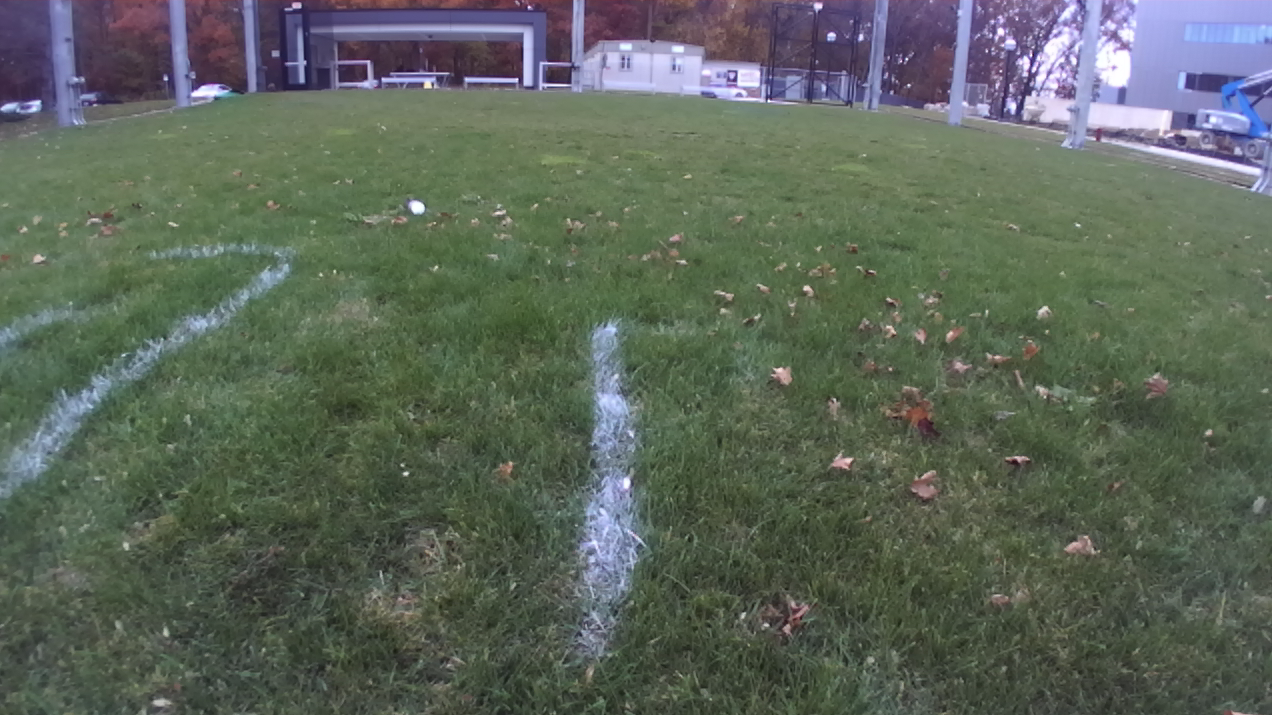
#> input picture polynomial_fit_testing/assets/Im1.png, 1272 x 715 px, found by its file name
$ python cv_lane_finding_test.py   (older library calls are emulated)
#> lines starting #> are read from the running program, lines starting #| are printed output that depends on the picture; after the words box and inside, x2 and y2 are one past the last pixel; in counts of white or black regions, pixels touching at a corner belong together
import os
import glob

import cv2
import numpy as np
import matplotlib.pyplot as plt

from moviepy.editor import VideoFileClip

# Lane Driving Pipeline
# Distortion Corrected Image

TEST_IMG = "/Users/mattsaraceno/Desktop/computer_vision/polynomial_fit_testing/assets/Im1.png"
lane_test_img = cv2.imread(TEST_IMG,cv2.IMREAD_COLOR)
#> lane_test_img is the input picture: shape (715, 1272, 3); mean B, G, R 89.6, 101.7, 91.7
lane_test_img_rgb = cv2.cvtColor(lane_test_img, cv2.COLOR_BGR2RGB)


f, axarr = plt.subplots(2,2)
f.set_size_inches(17, 10)
axarr[0, 0].imshow(lane_test_img_rgb)
axarr[0, 1].imshow(lane_test_img_rgb)
axarr[0, 0].set_title("Original Image")
axarr[0, 1].set_title("Undistorted Image")
axarr[0, 0].axis('off')
axarr[0, 1].axis('off')


# Threshold Binary Image
GRADIENT_THRESH = (20, 100)
S_CHANNEL_THRESH = (80, 255)
L_CHANNEL_THRESH = (80, 255)
B_CHANNEL_THRESH = (150, 200)
L2_CHANNEL_THRESH = (225, 255)
def seperate_hls(rgb_img):
    hls = cv2.cvtColor(rgb_img, cv2.COLOR_RGB2HLS)
    h = hls[:,:,0]
    l = hls[:,:,1]
    s = hls[:,:,2]
    return h, l, s

def seperate_lab(rgb_img):
    lab = cv2.cvtColor(rgb_img, cv2.COLOR_RGB2Lab)
    l = lab[:,:,0]
    a = lab[:,:,1]
    b = lab[:,:,2]
    return l, a, b

def seperate_luv(rgb_img):
    luv = cv2.cvtColor(rgb_img, cv2.COLOR_BGR2Luv)
    l = luv[:,:,0]
    u = luv[:,:,1]
    v = luv[:,:,2]
    return l, u, v

def binary_threshold_lab_luv(rgb_img, bthresh, lthresh):
    l, a, b = seperate_lab(rgb_img)
    l2, u, v = seperate_luv(rgb_img)
    binary = np.zeros_like(l)
    binary[
        ((b > bthresh[0]) & (b <= bthresh[1])) |
        ((l2 > lthresh[0]) & (l2 <= lthresh[1]))
    ] = 1
    return binary

# [8 lines left out: function binary_threshold_hls, not called in this run]

def gradient_threshold(channel, thresh):
    # Take the derivative in x
    sobelx = cv2.Sobel(channel, cv2.CV_64F, 1, 0)
    # Absolute x derivative to accentuate lines away from horizontal
    abs_sobelx = np.absolute(sobelx)
    scaled_sobel = np.uint8(255*abs_sobelx/np.max(abs_sobelx))
    # Threshold gradient channel
    sxbinary = np.zeros_like(scaled_sobel)
    sxbinary[(scaled_sobel >= thresh[0]) & (scaled_sobel <= thresh[1])] = 1
    return sxbinary

# LAB and LUV channel threshold
s_binary = binary_threshold_lab_luv(lane_test_img_rgb, B_CHANNEL_THRESH, L2_CHANNEL_THRESH)
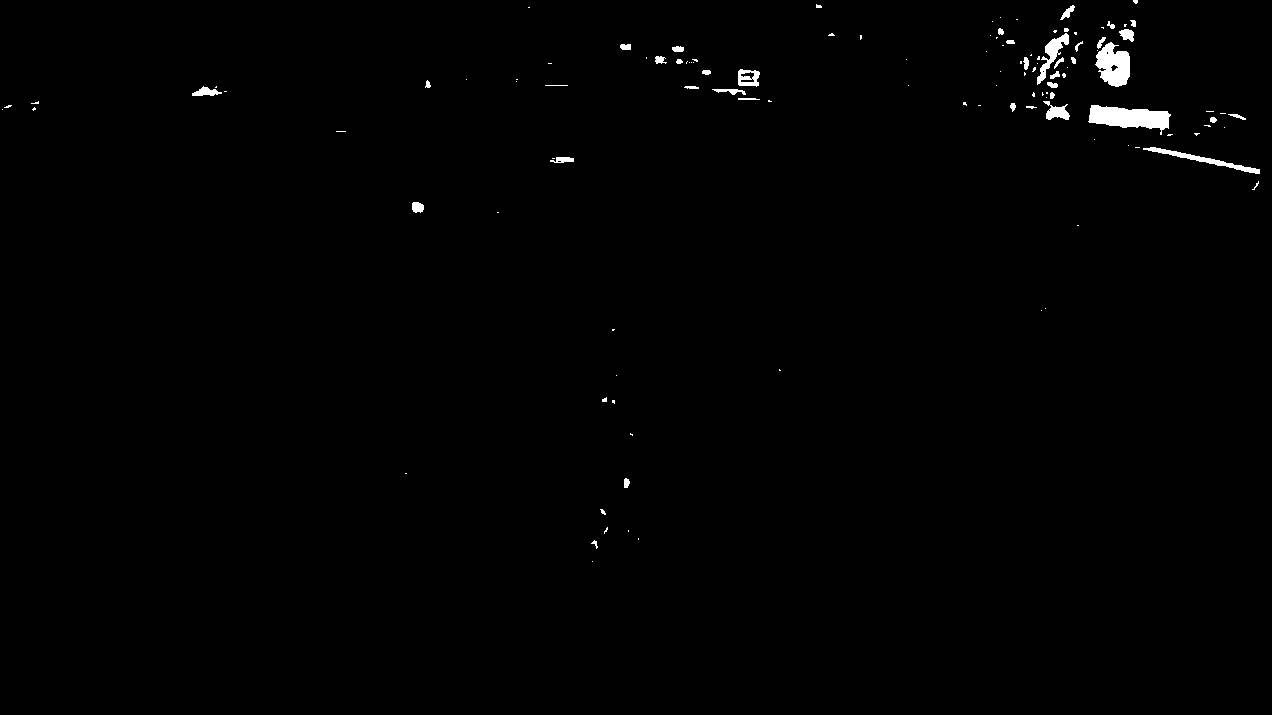
#> s_binary: shape (715, 1272); values 0 (black) and 1 (white), 0.69% white; 120 white regions (80 under 20 px), largest, box (x1, y1, x2, y2) and area: (1088, 105, 1171, 135) 1448, (1095, 42, 1130, 87) 1061, (1143, 147, 1260, 174) 558

# Gradient threshold on S channel
h, l, s = seperate_hls(lane_test_img_rgb)
sxbinary = gradient_threshold(s, GRADIENT_THRESH)
#> sxbinary: shape (715, 1272); values 0 (black) and 1 (white), 2.5% white in thin lines or dots


# Combine two binary images to view their contribution in green and red
color_binary = np.dstack((sxbinary, s_binary, np.zeros_like(sxbinary))) * 255

# Draw figure for binary images
f, axarr = plt.subplots(2,4)
f.set_size_inches(25, 8)
axarr[0, 0].imshow(lane_test_img_rgb)
axarr[0, 1].imshow(s_binary, cmap='gray')
axarr[0, 2].imshow(sxbinary, cmap='gray')
axarr[0, 3].imshow(color_binary)
axarr[0, 0].set_title("Undistorted Image")
axarr[0, 1].set_title("B/L Channel Binary")
axarr[0, 2].set_title("Gradient Threshold S/L-Channel Binary")
axarr[0, 3].set_title("Combined Binary")
axarr[0, 0].axis('off')
axarr[0, 1].axis('off')
axarr[0, 2].axis('off')
axarr[0, 3].axis('off')

# Perspective transform
IMG_SIZE = lane_test_img_rgb.shape[::-1][1:]
OFFSET = 300

PRES_SRC_PNTS = np.float32([
    (596, 447), # Top-left corner
    (190, 720), # Bottom-left corner
    (1125, 720), # Bottom-right corner
    (685, 447) # Top-right corner
])

PRES_DST_PNTS = np.float32([
    [OFFSET, 0],
    [OFFSET, IMG_SIZE[1]],
    [IMG_SIZE[0]-OFFSET, IMG_SIZE[1]],
    [IMG_SIZE[0]-OFFSET, 0]
])

lane_test_img_rgb_cp = lane_test_img_rgb.copy()
plt.figure(figsize = (15, 15))
plt.imshow(cv2.polylines(lane_test_img_rgb_cp, np.int32([PRES_SRC_PNTS]), True, (255,0,0), 3));
#> lane_test_img_rgb_cp: shape (715, 1272, 3); mean R, G, B 92.8, 101.2, 89.2

M = cv2.getPerspectiveTransform(PRES_SRC_PNTS, PRES_DST_PNTS)
M_INV = cv2.getPerspectiveTransform(PRES_DST_PNTS, PRES_SRC_PNTS)
warped = cv2.warpPerspective(lane_test_img_rgb, M, IMG_SIZE, flags=cv2.INTER_LINEAR)

warped_cp = warped.copy()
warped_poly = cv2.polylines(warped_cp, np.int32([PRES_DST_PNTS]), True, (255,0,0), 3)
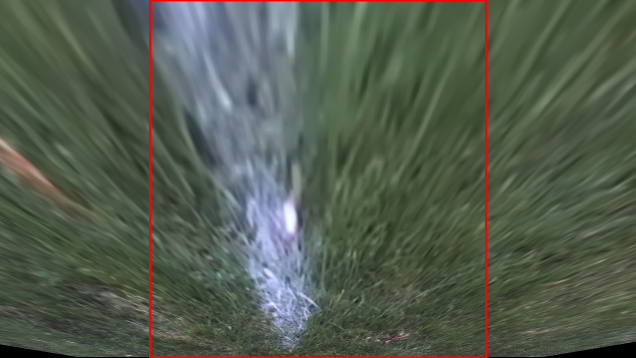
#> warped_poly: shape (715, 1272, 3) (shown at 1/2 size); mean R, G, B 83.6, 93.2, 78.8

# Draw figure for the two warped lane lines
f, axarr = plt.subplots(1,2)
f.set_size_inches(18, 5)
axarr[0].imshow(warped_poly)
axarr[0].set_title("Warped result with destination points Drawn")
axarr[1].set_title("Warped result with destination points Drawn 2");

# Lane Line Identification
N_WINDOWS = 10
MARGIN = 100
RECENTER_MINPIX = 50

# Define conversions in x and y from pixels space to meters
YM_PER_PIX = 30 / 720 # meters per pixel in y dimension
XM_PER_PIX = 3.7 / 700 # meters per pixel in x dimension

def histo_peak(histo):
    """Find left and right peaks of histogram"""
    midpoint = np.int(histo.shape[0]/2)
    leftx_base = np.argmax(histo[:midpoint])
    rightx_base = np.argmax(histo[midpoint:]) + midpoint
    return leftx_base, rightx_base

def get_lane_indices_sliding_windows(binary_warped, leftx_base, rightx_base, n_windows, margin, recenter_minpix):
    """Get lane line pixel indices by using sliding window technique"""
    # Create an output image to draw on and  visualize the result
    out_img = np.dstack((binary_warped, binary_warped, binary_warped))*255
    out_img = out_img.copy()
    # Set height of windows
    window_height = np.int(binary_warped.shape[0]/n_windows)

    # Identify the x and y positions of all nonzero pixels in the image
    nonzero = binary_warped.nonzero()
    nonzeroy = np.array(nonzero[0])
    nonzerox = np.array(nonzero[1])


    # Create empty lists to receive left and right lane pixel indices
    left_lane_inds = []
    right_lane_inds = []
    # Current positions to be updated for each window
    leftx_current = leftx_base
    rightx_current = rightx_base

    for window in range(n_windows):
        # Identify window boundaries in x and y (and right and left)
        win_y_low = binary_warped.shape[0] - (window + 1) * window_height
        win_y_high = binary_warped.shape[0] - window * window_height
        win_xleft_low = leftx_current - margin
        win_xleft_high = leftx_current + margin
        win_xright_low = rightx_current - margin
        win_xright_high = rightx_current + margin
        cv2.rectangle(out_img,(win_xleft_low,win_y_low),(win_xleft_high,win_y_high), (0,255,0), 2)
        cv2.rectangle(out_img,(win_xright_low,win_y_low),(win_xright_high,win_y_high), (0,255,0), 2)
        # Identify the nonzero pixels in x and y within the window
        good_left_inds = ((nonzeroy >= win_y_low) & (nonzeroy < win_y_high) &
                          (nonzerox >= win_xleft_low) &  (nonzerox < win_xleft_high)).nonzero()[0]
        good_right_inds = ((nonzeroy >= win_y_low) & (nonzeroy < win_y_high) &
                           (nonzerox >= win_xright_low) &  (nonzerox < win_xright_high)).nonzero()[0]
        # Append these indices to the lists
        left_lane_inds.append(good_left_inds)
        right_lane_inds.append(good_right_inds)
        # If you found > minpix pixels, recenter next window on their mean position
        if len(good_left_inds) > recenter_minpix:
            leftx_current = np.int(np.mean(nonzerox[good_left_inds]))
        if len(good_right_inds) > recenter_minpix:
            rightx_current = np.int(np.mean(nonzerox[good_right_inds]))

    # Concatenate the arrays of indices
    left_lane_inds = np.concatenate(left_lane_inds)
    right_lane_inds = np.concatenate(right_lane_inds)
    return left_lane_inds, right_lane_inds, nonzerox, nonzeroy, out_img

def get_lane_indices_from_prev_window(binary_warped_img, left_fit, right_fit, margin):
    """Detect lane line by searching around detection of previous sliding window detection"""
    nonzero = binary_warped.nonzero()
    nonzeroy = np.array(nonzero[0])
    nonzerox = np.array(nonzero[1])

    left_lane_inds = ((nonzerox > (left_fit[0]*(nonzeroy**2) + left_fit[1]*nonzeroy +
    left_fit[2] - margin)) & (nonzerox < (left_fit[0]*(nonzeroy**2) +
    left_fit[1]*nonzeroy + left_fit[2] + margin)))
    right_lane_inds = ((nonzerox > (right_fit[0]*(nonzeroy**2) + right_fit[1]*nonzeroy +
    right_fit[2] - margin)) & (nonzerox < (right_fit[0]*(nonzeroy**2) +
    right_fit[1]*nonzeroy + right_fit[2] + margin)))

    # Again, extract left and right line pixel positions
    leftx = nonzerox[left_lane_inds]
    lefty = nonzeroy[left_lane_inds]
    rightx = nonzerox[right_lane_inds]
    righty = nonzeroy[right_lane_inds]

    # Fit a second order polynomial to each
    left_fit = np.polyfit(lefty, leftx, 2)
    right_fit = np.polyfit(righty, rightx, 2)

    # Generate x and y values for plotting
    ploty = np.linspace(0, binary_warped.shape[0]-1, binary_warped.shape[0] )
    left_fitx = left_fit[0]*ploty**2 + left_fit[1]*ploty + left_fit[2]
    right_fitx = right_fit[0]*ploty**2 + right_fit[1]*ploty + right_fit[2]
    return left_lane_inds, right_lane_inds, ploty, left_fitx, right_fitx

# Warp binary image of lane line
binary_warped = cv2.warpPerspective(s_binary, M, IMG_SIZE, flags=cv2.INTER_LINEAR)
#> binary_warped: shape (715, 1272); values 0 (black) and 1 (white), 0.12% white; 7 white regions (3 under 20 px), largest, box (x1, y1, x2, y2) and area: (569, 407, 592, 463) 897, (529, 539, 548, 555) 119, (539, 604, 554, 616) 66, (555, 581, 562, 594) 39

# Calculate histogram of lane line pixels
histogram = np.sum(binary_warped[int(binary_warped.shape[0]/2):,:], axis=0)
#> histogram = 1272 values, max 55 at index 576, min 0 at index 0, mean 0.891

# Draw figure for warped binary and histogram
f, axarr = plt.subplots(2,2)
f.set_size_inches(18, 10)
axarr[0, 0].imshow(binary_warped, cmap='gray')
axarr[0, 1].plot(histogram)
axarr[0, 0].set_title("Warped Binary Lane Line")
axarr[0, 1].set_title("Histogram of Lane line Pixels")

leftx_base, rightx_base = histo_peak(histogram)
#> in histo_peak, `leftx_base = np.argmax(histo[:midpoint])`: leftx_base = 576
#> in histo_peak, `rightx_base = np.argmax(histo[midpoint:]) + midpoint`: rightx_base = 636
#> leftx_base = 576; rightx_base = 636
left_lane_inds, right_lane_inds, nonzerox, nonzeroy, out_img = get_lane_indices_sliding_windows(
    binary_warped, leftx_base, rightx_base, N_WINDOWS, MARGIN, RECENTER_MINPIX)
#> in get_lane_indices_sliding_windows, `nonzero = binary_warped.nonzero()`: nonzero = 1133 positions, rows 407 to 631, columns 529 to 622
#> in get_lane_indices_sliding_windows, `nonzeroy = np.array(nonzero[0])`: nonzeroy = 1133 values from 407 to 631
#> in get_lane_indices_sliding_windows, `nonzerox = np.array(nonzero[1])`: nonzerox = 1133 values, max 622 at index 1062, min 529 at index 902, mean 572.8
#> in get_lane_indices_sliding_windows, `leftx_current = leftx_base`: leftx_current = 576
#> in get_lane_indices_sliding_windows, `rightx_current = rightx_base`: rightx_current = 636
#> the loop in get_lane_indices_sliding_windows, `for window in range(n_windows):` made 10 passes
#> (win_xleft_low, win_xleft_high, win_xright_low, win_xright_high, leftx_current, rightx_current) on passes 2 to 5: (476, 676, 536, 736, 555, 555), (455, 655, 455, 655, 538, 538), (438, 638, 438, 638, 580, 580), (480, 680, 480, 680, 577, 577)
#> after the loop in get_lane_indices_sliding_windows, `for window in range(n_windows):`:
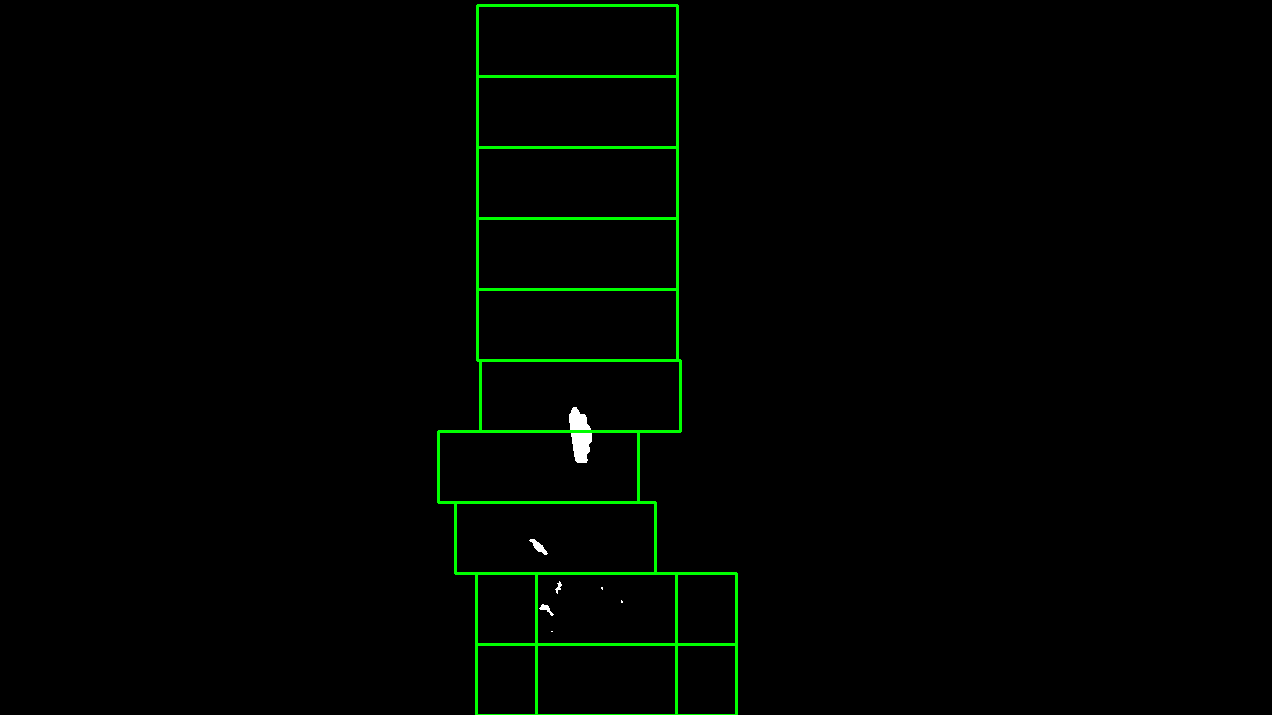
#> out_img: shape (715, 1272, 3); mean of channels 0, 1, 2 0.3, 3.6, 0.3; drawn as B, G, R
#> after the loop in get_lane_indices_sliding_windows, `for window in range(n_windows):`: left_lane_inds = 10 items
#> in get_lane_indices_sliding_windows, `left_lane_inds = np.concatenate(left_lane_inds)`: left_lane_inds = 1133 values, max 1132 at index 116, min 0 at index 769, mean 566
#> in get_lane_indices_sliding_windows, `right_lane_inds = np.concatenate(right_lane_inds)`: right_lane_inds has the same summary as left_lane_inds
#> right_lane_inds has the same summary as left_lane_inds in get_lane_indices_sliding_windows; nonzeroy = 1133 values from 407 to 631


# Extract left and right line pixel positions
leftx = nonzerox[left_lane_inds]
#> leftx = 1133 values, max 622 at index 46, min 529 at index 122, mean 572.8
lefty = nonzeroy[left_lane_inds]
#> lefty = 1133 values, max 631 at index 115, min 407 at index 769, mean 463.8
rightx = nonzerox[right_lane_inds]
#> rightx has the same summary as leftx
righty = nonzeroy[right_lane_inds]
#> righty has the same summary as lefty


# Fit a second order polynomial to each
left_fit = np.polyfit(lefty, leftx, 2)
#> left_fit = [0.000447, -0.651, 777]
right_fit = np.polyfit(righty, rightx, 2)
#> right_fit = [0.000447, -0.651, 777]


# Generate x and y values for plotting
ploty = np.linspace(0, binary_warped.shape[0]-1, binary_warped.shape[0])
left_fitx = left_fit[0]*ploty**2 + left_fit[1]*ploty + left_fit[2]
#> left_fitx = 715 values, max 777 at index 0, min 540.2 at index 714, mean 620.6
right_fitx = right_fit[0]*ploty**2 + right_fit[1]*ploty + right_fit[2]
#> right_fitx has the same summary as left_fitx


out_img[nonzeroy[left_lane_inds], nonzerox[left_lane_inds]] = [255, 0, 0]
out_img[nonzeroy[right_lane_inds], nonzerox[right_lane_inds]] = [0, 0, 255]


# Draw figures of line lanes detected
f, axarr = plt.subplots(2,2)
f.set_size_inches(18, 10)
axarr[0, 0].imshow(warped_cp)
axarr[0, 1].imshow(out_img)
axarr[0, 1].plot(left_fitx, ploty, color='yellow')
axarr[0, 1].plot(right_fitx, ploty, color='yellow')
axarr[0, 0].set_title("Original Warped Lane Line Image")
axarr[0, 1].set_title("Lane Lines Detected");

plt.xlim(0, 1280)
plt.ylim(720, 0);

left_lane_inds, right_lane_inds, ploty, left_fitx, right_fitx = get_lane_indices_from_prev_window(
    binary_warped, left_fit, right_fit, MARGIN)
#> in get_lane_indices_from_prev_window, `nonzeroy = np.array(nonzero[0])`: nonzeroy = 1133 values from 407 to 631
#> in get_lane_indices_from_prev_window, `leftx = nonzerox[left_lane_inds]`: leftx has the same summary as nonzerox in get_lane_indices_sliding_windows
#> in get_lane_indices_from_prev_window, `rightx = nonzerox[right_lane_inds]`: rightx has the same summary as nonzerox in get_lane_indices_sliding_windows
#> in get_lane_indices_from_prev_window, `left_fit = np.polyfit(lefty, leftx, 2)`: left_fit = [0.000447, -0.651, 777]
#> in get_lane_indices_from_prev_window, `right_fitx = right_fit[0]*ploty**2 + right_fit[1]*ploty + right_fit[2]`: right_fitx has the same summary as left_fitx outside get_lane_indices_from_prev_window


# Create an image to draw on and an image to show the selection window
out_img = np.dstack((binary_warped, binary_warped, binary_warped))*255
window_img = np.zeros_like(out_img)

# Color in left and right line pixels
out_img[nonzeroy[left_lane_inds], nonzerox[left_lane_inds]] = [255, 0, 0]
out_img[nonzeroy[right_lane_inds], nonzerox[right_lane_inds]] = [0, 0, 255]
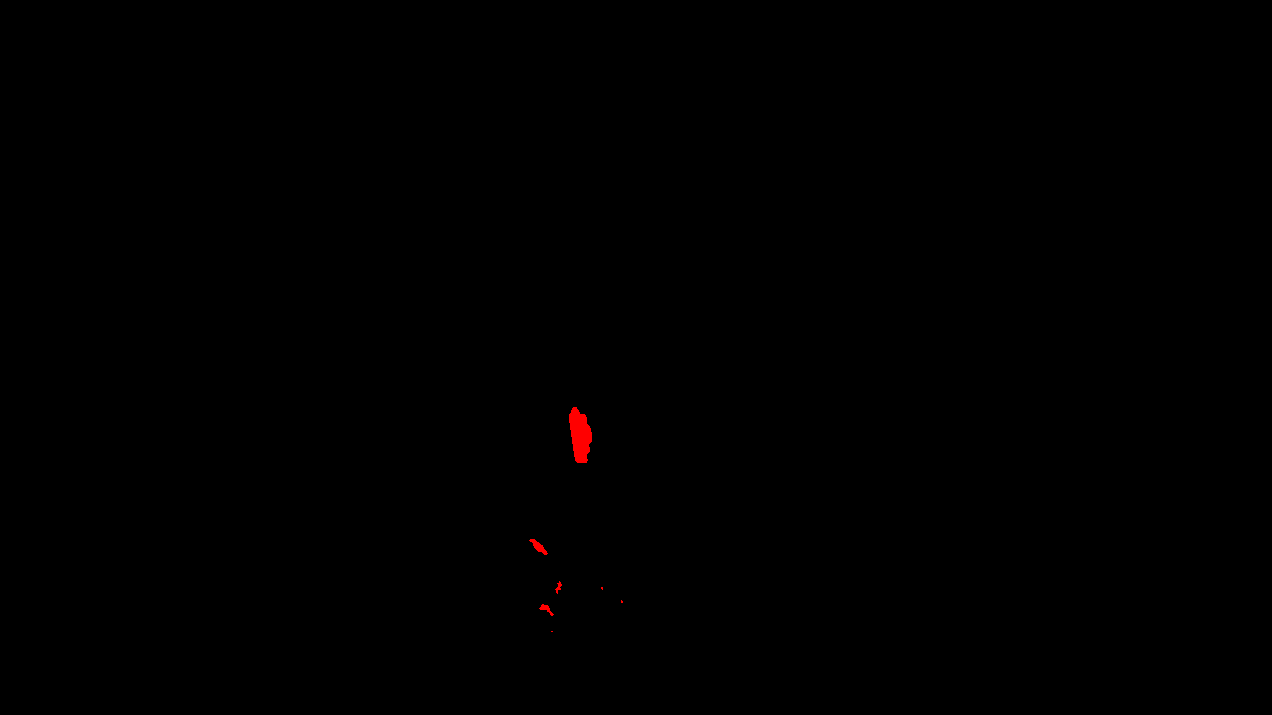
#> out_img: shape (715, 1272, 3); mean of channels 0, 1, 2 0, 0, 0.3; drawn as B, G, R

# Generate a polygon to illustrate the search window area
# And recast the x and y points into usable format for cv2.fillPoly()
left_line_window1 = np.array([np.transpose(np.vstack([left_fitx-MARGIN, ploty]))])
#> left_line_window1 = 715 pairs, first value 440.2 to 677, second value 0 to 714

#> (the run stopped early here; a loop or call above may not have finished)
